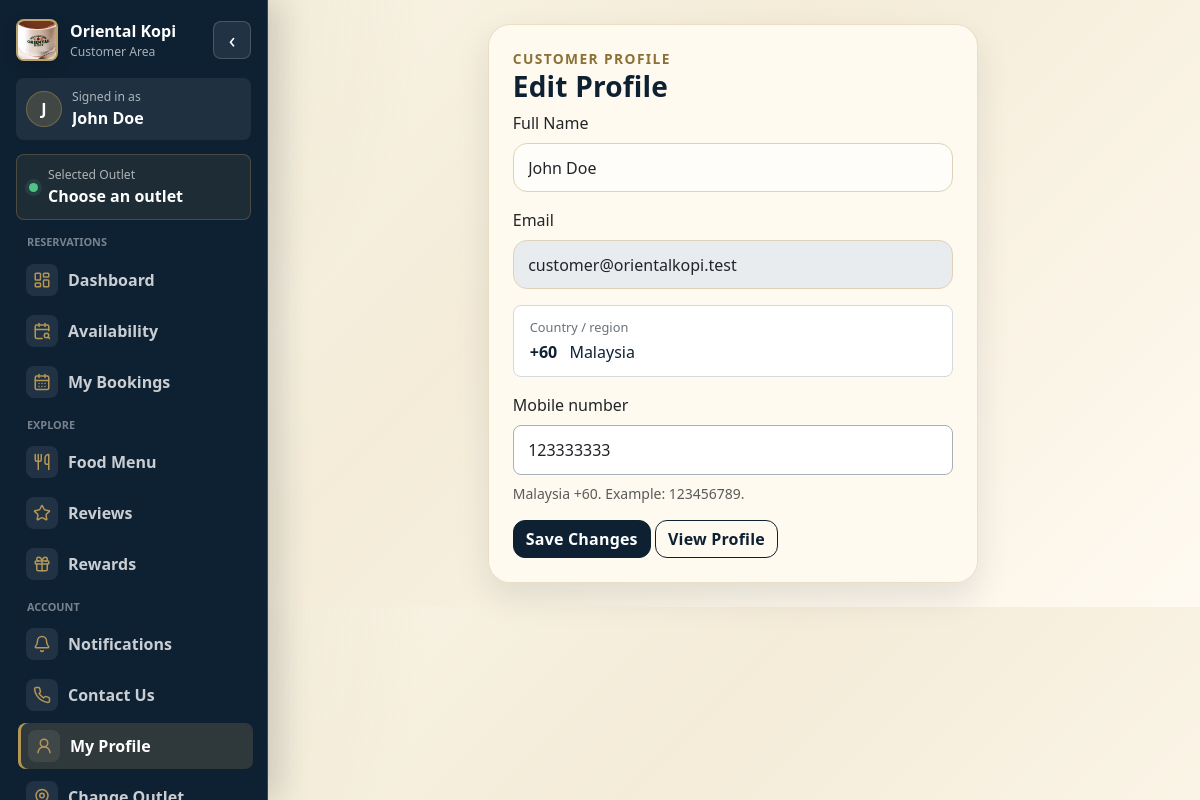
Screenshot of /edit_profile.php (signed in) with the database file from the repository.
### tables this page shows
CREATE TABLE users (
  user_id INT AUTO_INCREMENT PRIMARY KEY,
  full_name VARCHAR(100) NOT NULL,
  email VARCHAR(120) NOT NULL UNIQUE,
  phone VARCHAR(30),
  password_hash VARCHAR(255) NOT NULL,
  role ENUM('customer','admin','shop_owner') NOT NULL DEFAULT 'customer',
  created_at TIMESTAMP DEFAULT CURRENT_TIMESTAMP
);

### includes/functions.php (called while the page is built, shortened)
<?php
function h($value)
{
    return htmlspecialchars($value ?? '', ENT_QUOTES, 'UTF-8');
}

### edit_profile.php (the view, shortened to what this page needs)
<?php
require_once 'includes/db.php';
require_once 'includes/functions.php';
require_once 'includes/malaysian_phone.php';
$error = '';
$stmt = $pdo->prepare("SELECT full_name, email, phone FROM users WHERE user_id=?");
$stmt->execute([$_SESSION['user_id']]);
$user = $stmt->fetch();
include 'includes/header.php';
?>
<div class="row justify-content-center">
  <div class="col-md-7">
    <div class="card ok-card p-4">
      <div class="section-title">Customer Profile</div>
      <h3>Edit Profile</h3>
      <form method="post">
        <label class="form-label">Full Name</label>
        <input name="full_name" class="form-control mb-3" value="<?= h($user['full_name']) ?>" required>
        <label class="form-label">Email</label>
        <input class="form-control mb-3" value="<?= h($user['email']) ?>" disabled>
        <?php render_malaysian_phone_field('profile-phone', $error ? $phone : ($user['phone'] ?? '')); ?>
        <button class="btn btn-dark">Save Changes</button>
        <a href="view_profile.php" class="btn btn-outline-dark">View Profile</a>
      </form>
    </div>
  </div>
</div>
<?php include 'includes/footer.php'; ?>

### includes/malaysian_phone.php (shortened to what this page needs)
<?php
function render_malaysian_phone_field(string $id, string $value, bool $readonly = false, bool $compact = false): void
{
    $canonical = normalize_malaysian_mobile($value);
    $digits = $canonical ? substr($canonical, 3) : '';
    ?>
    <div class="my-phone-field mb-3">
      <?php if ($compact): ?>
      <div class="my-phone-combined">
        <div class="my-phone-code">
          <label for="<?= h($id) ?>-country" class="visually-hidden">Country calling code</label>
          <select id="<?= h($id) ?>-country" class="my-phone-country-select" aria-describedby="<?= h($id) ?>-hint"><option value="60">MY +60</option></select>
        </div>
        <div class="my-phone-entry">
          <label for="<?= h($id) ?>"><?= $readonly ? 'Registered mobile number' : 'Mobile number' ?></label>
          <input id="<?= h($id) ?>" name="phone_digits" type="text" inputmode="numeric" pattern="[0-9]*" maxlength="11" autocomplete="tel-national" class="my-phone-compact-number" value="<?= h($digits) ?>" placeholder="123456789" aria-describedby="<?= h($id) ?>-hint" <?= $readonly ? 'readonly' : 'required' ?> data-my-mobile="<?= h(MY_MOBILE_PATTERN) ?>" data-phone-error="Enter a valid Malaysian mobile number using digits only.">
        </div>
      </div>
      <div id="<?= h($id) ?>-hint" class="small text-muted mt-2">Malaysia only (+60). <?= $readonly ? 'Uses your account mobile number.' : 'Numbers only.' ?></div>
      <?php else: ?>
      <div class="my-phone-country"><span>Country / region</span><strong>+60 <span>Malaysia</span></strong></div>
      <label for="<?= h($id) ?>" class="form-label mt-3"><?= $readonly ? 'Registered mobile number' : 'Mobile number' ?></label>
      <input id="<?= h($id) ?>" name="phone_digits" type="text" inputmode="numeric" pattern="[0-9]*" maxlength="11" autocomplete="tel-national" class="form-control my-phone-number" value="<?= h($digits) ?>" placeholder="123456789" aria-describedby="<?= h($id) ?>-hint"
        <?= $readonly ? 'readonly' : 'required' ?> data-my-mobile="<?= h(MY_MOBILE_PATTERN) ?>" data-phone-error="Enter a valid Malaysian mobile number using digits only.">
      <div id="<?= h($id) ?>-hint" class="small text-muted mt-2"><?= $readonly ? 'Uses the mobile number saved in your account.' : 'Malaysia +60. Example: 123456789.' ?></div>
      <?php endif; ?>
    </div>
    <?php
}
function normalize_malaysian_mobile($input): ?string
{
    $input = trim($input);
    $digits = str_replace([' ', '(', ')', '-'], '', $input);
    if (str_starts_with($digits, '+60')) $national = substr($digits, 3);
    elseif (str_starts_with($digits, '0060')) $national = substr($digits, 4);
    elseif (str_starts_with($digits, '60')) $national = substr($digits, 2);
    elseif (str_starts_with($digits, '0')) $national = substr($digits, 1);
    else return null;
    return preg_match('/\A(?:' . MY_MOBILE_PATTERN . ')\z/', $national) ? '+60' . $national : null;
}

### assets/malaysian_phone.css (style rules this page uses)
.my-phone-country { display: flex; flex-direction: column; gap: 3px; padding: 12px 16px; border: 1px solid #d4d9dc; border-radius: 8px; background: #fff; }
.my-phone-country > span { color: #69727a; font-size: .8rem; }
.my-phone-country strong { color: var(--ok-navy, #0e2133); font-size: 1rem; font-weight: 600; }
.my-phone-country strong span { margin-left: 8px; font-weight: 400; }
.my-phone-field .my-phone-number { min-height: 50px; background: #fff; border: 1px solid #a8b0b7; border-radius: 8px; font-size: 1rem; font-variant-numeric: tabular-nums; }

### assets/style.css (style rules this page uses)
:root { --ok-navy: #0e2133; --ok-navy-2: #152d45; --ok-gold: #b49755; --ok-gold-dark: #8b7138; --ok-cream: #f6f0df; --ok-paper: #fffaf0; --ok-ink: #1b2430; --ok-muted: #6d654f; }
* { box-sizing: border-box }
body { background: radial-gradient(circle at top left, rgba(180, 151, 85, .22), transparent 32%), linear-gradient(135deg, #fbf7ec 0%, #f4ecd8 45%, #fffaf1 100%); color: var(--ok-ink); font-family: system-ui, -apple-system, BlinkMacSystemFont, "Segoe UI", sans-serif; }
.ok-card { border-radius: 22px; border: 1px solid rgba(180, 151, 85, .28); box-shadow: 0 14px 34px rgba(14, 33, 51, .10); background: rgba(255, 250, 240, .96); }
h1, h2, h3, h4, h5 { font-weight: 800; color: var(--ok-navy); letter-spacing: .2px }
.section-title { font-size: .86rem; text-transform: uppercase; letter-spacing: 1.4px; color: var(--ok-gold-dark); font-weight: 800 }
.btn { border-radius: 12px; font-weight: 700; letter-spacing: .2px }
.btn-dark { background: var(--ok-navy); border-color: var(--ok-navy) }
.btn-outline-dark { border-color: var(--ok-navy); color: var(--ok-navy) }
.form-control, .form-select { border-radius: 14px; border-color: #ded3b8; padding: .72rem .9rem; background: #fffdfa }

### rows the page displays
users: full_name "John Doe", email "customer@orientalkopi.test", phone_digits "123333333"

### other values shown
$customerSidebarInitial "J"
$customerSidebarName "John Doe"
$customerSidebarOutlet "Choose an outlet"
$group['label'] "RESERVATIONS"
$link['label'] "Dashboard"
$link['label'] "Availability"
$link['label'] "My Bookings"
$group['label'] "EXPLORE"
$link['label'] "Food Menu"
$link['label'] "Reviews"
$link['label'] "Rewards"
$group['label'] "ACCOUNT"
$link['label'] "Notifications"
$link['label'] "Contact Us"
$link['label'] "My Profile"
